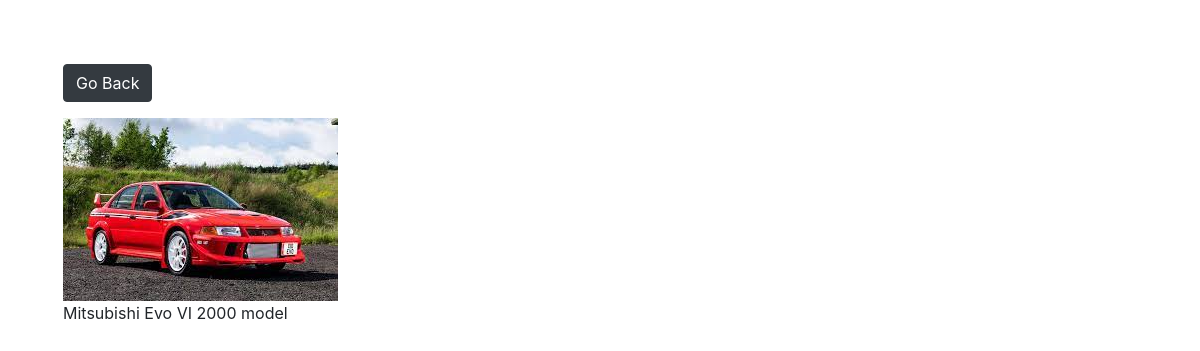
Page /view/3 on the committed database.
### photos/models.py (models this page shows, shortened)
class Photo(models.Model):
    category = models.ForeignKey(Category, on_delete=models.SET_NULL, null=True, blank=True)
    image = models.ImageField(null=False, blank=False)
    description = models.TextField(max_length = 500, null = False, blank = False)

### photos/views.py (the view)
# urls.py: path('view/<str:pk>', views.viewPhoto, name='view'),
def viewPhoto(request, pk):
    photo = Photo.objects.get(id=pk)
    return render(request, 'photos/photo.html', {'photo':photo})

### templates/photos/photo.html
{% extends 'main.html' %}{% block contents %}
<div class="container">
    <div class="row justify-content-center">
        <div class="col">
            <a class="btn btn-dark my-3" href="{% url 'gallery' %}">Go Back</a>
            <div style="height: 90vh;">
                <img style="max-height: 100%; max-width: 100%;" src="{{photo.image.url}}" alt="">
                <p>{{photo.description}}</p>
            </div>
        </div>
    </div>
</div>
{% endblock contents %}

### rows in the picture
Photo: image (picture), description "Mitsubishi Evo VI 2000 model"
